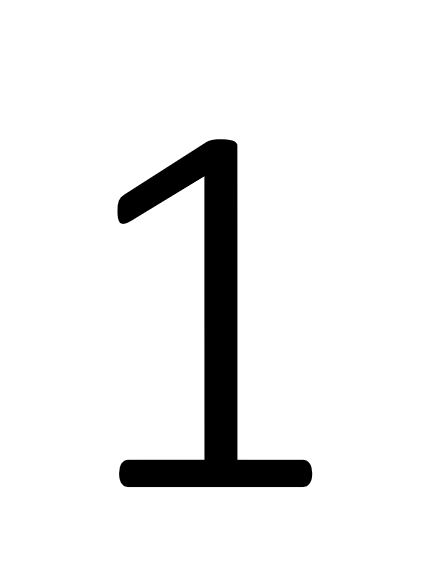
#> input picture no_detect/1.JPG, 422 x 583 px, given in place of the camera
$ jupyter execute --allow-errors '6.02 Shape Detection Application pt 2 (On GUI _ Web cam )-checkpoint.ipynb'   (text cells are left out)
#> lines starting #> are read from the running program, lines starting #| are printed output that depends on the picture; after the words box and inside, x2 and y2 are one past the last pixel; in counts of white or black regions, pixels touching at a corner belong together
[cell 1]
import cv2
import matplotlib.pyplot as plt
import numpy as np

[cell 2]
# Read all shape images from memory
circle =    cv2.imread(r'media/M12/shapeimages/circle.png',1)
square =    cv2.imread(r'media/M12/shapeimages/square.png',1)
rectangle = cv2.imread(r'media/M12/shapeimages/rect1.jpeg',1)
triangle =  cv2.imread(r'media/M12/shapeimages/triangle.jpg',1)
star =      cv2.imread(r'media/M12/shapeimages/star.jpg',1)
polygon =   cv2.imread(r'media/M12/shapeimages/polygon.jpg',1)

# Save all shapes in a list
allshapes = [circle, square, rectangle  ,triangle ,star, polygon]

# Save the names of all shapes in the same order.
shapenames= ['Circle','Square', 'Rectangle', 'Triangle', 'Star', 'Polygon']

# create a list for storing contours of each shape
allcontours=[]

# no of rows for plotting (divided by 2 cause we are using 2 columns)
rows = np.ceil(len(allshapes)/2)
#> rows = 3

# set figsize
plt.figure(figsize=[20,20])

# Now loop over all shapes
#> (the rest of this cell did not finish here and is left out)

[cell 3]
# This is our toggle variable , it will be false initially
drawing= False

# creating a named window to attach the mouse callback function.
cv2.namedWindow('image')


# Initilizing the x1,y1 and x2,y2 variables, these will be used to draw the line.
# x1 is None whenever there is no previous x1,y1 points which is true initially.
x1 =None
x2 =0
y1 =0
y2=0


# This function toggles drawing variable to True or False depending upon if the mouse is pressed or not
# It also stores the mouse's coordinates in x2,y2 variables as the mouse moves.
def draw_line(event,x,y,flags,param):
    global  x2, y2,drawing

    if event == cv2.EVENT_MOUSEMOVE:
        x2 = x
        y2 = y

    if event == cv2.EVENT_LBUTTONDOWN:
        drawing = True
    elif event == cv2.EVENT_LBUTTONUP:
        drawing = False

# set some custom width and height
width = 1000
height = 600

# create a black image.
img = np.zeros((height,width,3), np.uint8)

# Attach the window and the function to the mouse call back funtion
cv2.setMouseCallback('image',draw_line)

while True:

    # Only draw if drawing is true
    if drawing:

        # x1 is not None means we have some previous x1,y1 points which we can use to draw on the image.
        if x1 is not None:
            img = cv2.line(img, (x1,y1),(x2,y2), [255,255,255], 5)

            # When we are done drawing the line then the x2,y2 becomes x1,y1 for the next line.
            x1= x2
            y1 = y2

        else:
            # If there was no x1,y1 available (which means either the mouse was pressed up or this is the first run of the
            # program) then we want to initilize them as x2,y2
            x1,y1 = x2,y2

    else:
        # x1 is made None if the mouse is up.
        x1 = None

    cv2.imshow('image',img)

    # If the user presses `c` then clear the image.
    k= cv2.waitKey(1)
#> (key Esc is pressed here)
#> (key Esc is pressed here)
#> further down, frame is the input picture: shape (583, 422, 3); min 0, max 255, mean 235.9
    if k  == ord('c'):
        img = np.zeros((height,width,3), np.uint8)

    elif k  == 27:
        break

cv2.destroyAllWindows()

[cell 4]
def shape_detector(test_image = None, display = True, thresh = 0.3):

        # if the user has not specified any image then open up a file selector so that he can select a file.
#> called with display = False, thresh = 0.3
        if test_image is None:
            Tk().withdraw()
            filename = askopenfilename()
            test_image = cv2.imread(filename)

        original = test_image.copy()

        # extract the edge mask
        mask = cv2.Canny(test_image,100,300)
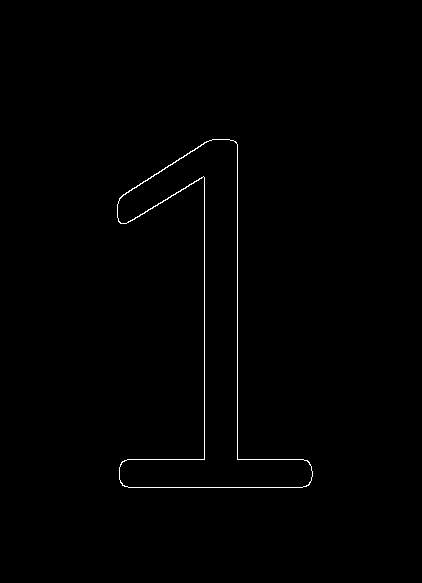
#> mask: shape (583, 422); 0.54% white in thin lines or dots, all inside (x1, y1, x2, y2) = (117, 139, 313, 488)

        # dilate the mask so there are no gaps in the main contour (comment this line to see the gaps)
        mask = cv2.dilate(mask,None,iterations = 1)
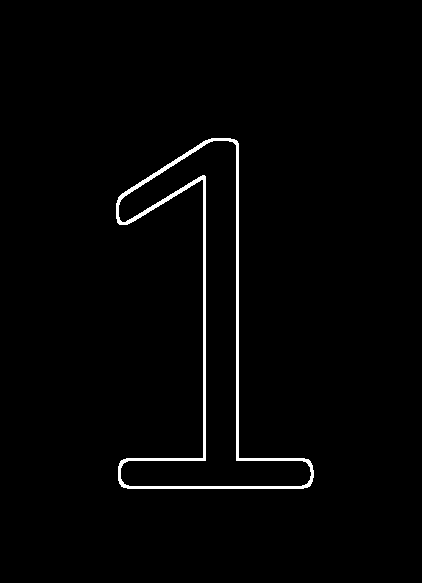
#> mask: shape (583, 422); 1.6% white; 1 white region

        # detect contours
        contours, hierarchy = cv2.findContours(mask,cv2.RETR_EXTERNAL,cv2.CHAIN_APPROX_SIMPLE)
#> contours = 1 contour; box (x1, y1, x2, y2) and area: (116, 138, 314, 489) 19938

        if contours:
            for test_contour in contours:

                # get a bounding box around each contour and draw it.
                x,y,w,h = cv2.boundingRect(test_contour)
                cv2.rectangle(test_image,(x,y),(x+w,y+h),(0,255,0),3)

                scores=[]

                # Now for each shape go over all saved contours and save the matchshape score
                for cnt in allcontours:
                    score = cv2.matchShapes(test_contour,cnt,1,0.0)
                    scores.append(score)

                # Grab the index of lowest scoring contour
                pos = np.argmin(np.array(scores))

                # Also grab the minimum score.
                finalscore = min(scores)

                # Make sure the lowest score is below some threshold so we can also label unkown shapes
                if finalscore < thresh:

                    # set label of the detected shape using the index we got previously
                    label = shapenames[pos]

                else:
                    label = 'Unknown Shape'


                cv2.putText(test_image, label, (x,y+h+16), cv2.FONT_HERSHEY_SIMPLEX, 0.7, (100,55,50), 2, cv2.LINE_AA)
#> this loop made 1 pass
#> (x, y, w, h) on pass 1: (116, 138, 198, 351)
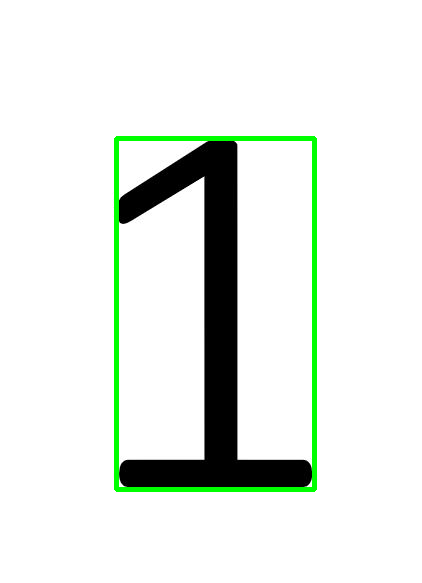
#> test_image: shape (583, 422, 3); 2.23% of pixels changed, all inside (x1, y1, x2, y2) = (114, 136, 317, 492)
        else:
            return None

        # if display is true then plot the image.
        if display:
            plt.figure(figsize=[15,15])
            plt.subplot(1,2,1);plt.imshow(original[:,:,::-1]);plt.title("Original Image");plt.axis('off')
            plt.subplot(1,2,2);plt.imshow(test_image[:,:,::-1]);plt.title("Shape Detection");plt.axis('off');

        else:
            return test_image

[cell 5]
# This is our toggle variable , it will be false initially
drawing= False

# creating a named window to attach the mouse callback function.
cv2.namedWindow('image')


# Initilizing the x1,y1 and x2,y2 variables, these will be used to draw the line.
# x1 is None whenever there is no previous x1,y1 points which is true initially.
x1 =None
x2 =0
y1 =0
y2=0


# This function toggles drawing variable to True or False depending upon if the mouse is pressed or not
# It also stores the mouse's coordinates in x2,y2 variables as the mouse moves.
def draw_line(event,x,y,flags,param):
    global x1, x2, y2,drawing

    if event == cv2.EVENT_MOUSEMOVE:
        x2= x
        y2= y

    if event == cv2.EVENT_LBUTTONDOWN:
        drawing = True
    elif event == cv2.EVENT_LBUTTONUP:
        drawing = False

# set some custom width and height
width = 1000
height = 600

# create a black image, predictions will be drawn on this image
img_draw = np.zeros((height,width,3), np.uint8)

# This image is used to predict
img = np.zeros((height,width,3), np.uint8)


# Attach the window and the function to the mouse call back funtion
cv2.setMouseCallback('image',draw_line)

while True:

    # Only draw if drawing is true
    if drawing:

        # x1 is not None means we have some previous x1,y1 points which we can use to draw on the image.
        if x1 is not None:
            img = cv2.line(img, (x1,y1),(x2,y2), [255,255,255], 5)
            img_draw = cv2.line(img, (x1,y1),(x2,y2), [255,255,255], 5)


            # When we are done drawing the line then the x2,y2 becomes x1,y1 for the next line.
            x1= x2
            y1 = y2

        else:
            # If there was no x1,y1 available (which means either the mouse was pressed up or this is the first run of the
            # program) then we want to initilize them as x2,y2
            x1,y1 = x2,y2

    else:
        # x1 is made None if the mouse is up.
        x1 = None

    cv2.imshow('image',img_draw)

    # If the user presses `c` then clear the image.
    k= cv2.waitKey(1)
    if k  == ord('c'):
        img = np.zeros((height,width,3), np.uint8)
        img_draw = np.zeros((height,width,3), np.uint8)

    # If p is pressed then you predict on the image.
    elif k  == ord('p'):
       img_draw = shape_detector(img.copy(),display = False)

    elif k  == 27:
        break

cv2.destroyAllWindows()

[cell 6]
cam = cv2.VideoCapture(2,cv2.CAP_DSHOW)
cam.set(3,1280)
cam.set(4,720)

cv2.namedWindow('img', cv2.WINDOW_NORMAL)

#> (the rest of this cell did not finish here and is left out)

$ run again, on no_detect/2.JPG
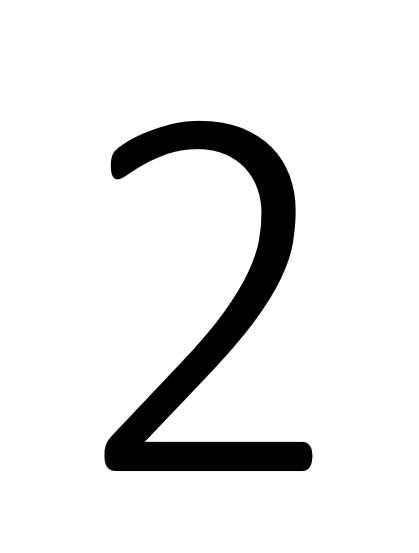
#> input picture no_detect/2.JPG, 419 x 553 px, given in place of the camera
#> rows = 3
#> frame is the input picture: shape (553, 419, 3); min 0, max 255, mean 231.7
#> in shape_detector, `mask = cv2.dilate(mask,None,iterations = 1)`:
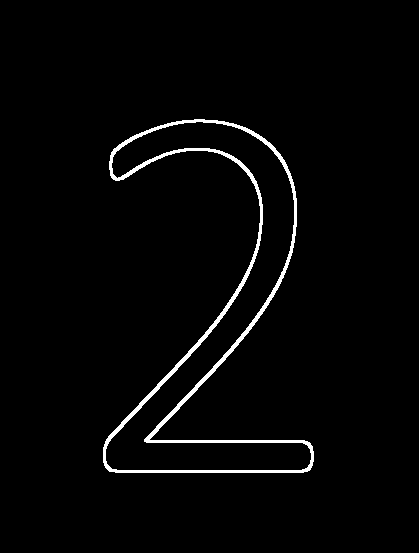
#> mask: shape (553, 419); 2.3% white; 1 white region
#> contours = 1 contour; box (x1, y1, x2, y2) and area: (103, 119, 314, 473) 23284
#> the loop in shape_detector, `for test_contour in contours:` made 1 pass
#> (x, y, w, h) on pass 1: (103, 119, 211, 354)
#> after the loop in shape_detector, `for test_contour in contours:`:
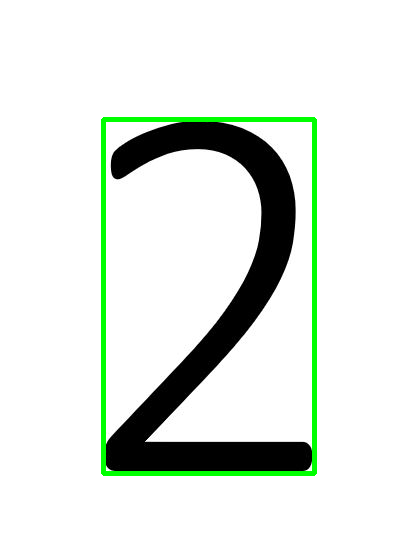
#> test_image: shape (553, 419, 3); 2.43% of pixels changed, all inside (x1, y1, x2, y2) = (101, 117, 317, 476)

$ run again, on no_detect/3.JPG
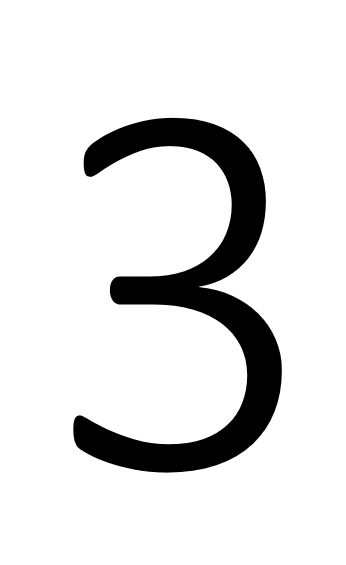
#> input picture no_detect/3.JPG, 346 x 565 px, given in place of the camera
#> rows = 3
#> frame is the input picture: shape (565, 346, 3); min 0, max 255, mean 225.1
#> in shape_detector, `mask = cv2.dilate(mask,None,iterations = 1)`:
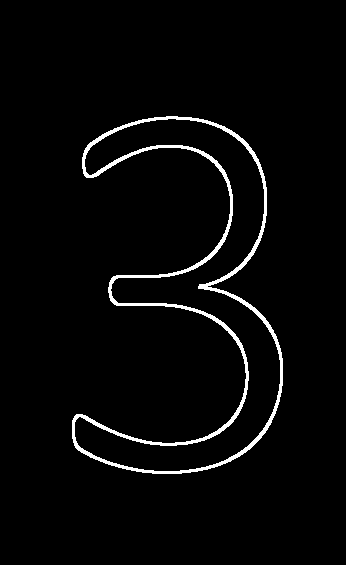
#> mask: shape (565, 346); 2.9% white; 1 white region
#> contours = 1 contour; box (x1, y1, x2, y2) and area: (72, 116, 283, 474) 25017
#> the loop in shape_detector, `for test_contour in contours:` made 1 pass
#> (x, y, w, h) on pass 1: (72, 116, 211, 358)
#> after the loop in shape_detector, `for test_contour in contours:`:
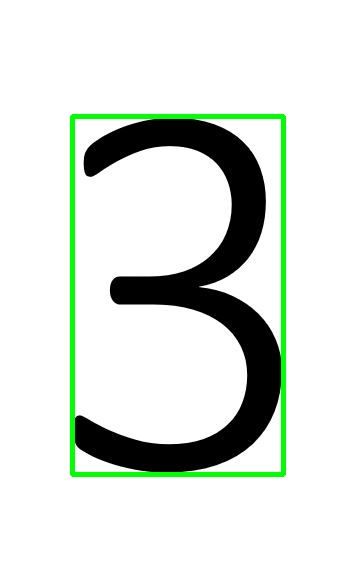
#> test_image: shape (565, 346, 3); 2.9% of pixels changed, all inside (x1, y1, x2, y2) = (70, 114, 286, 477)

$ run again, on no_detect/4.JPG
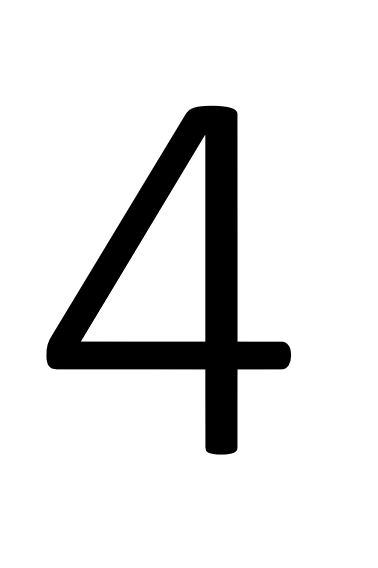
#> input picture no_detect/4.JPG, 378 x 568 px, given in place of the camera
#> rows = 3
#> frame is the input picture: shape (568, 378, 3); min 0, max 255, mean 226.1
#> in shape_detector, `mask = cv2.dilate(mask,None,iterations = 1)`:
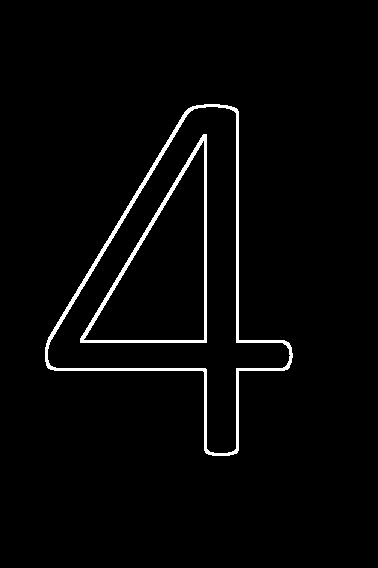
#> mask: shape (568, 378); 2.6% white; 2 white regions
#> contours = 1 contour; box (x1, y1, x2, y2) and area: (45, 104, 293, 456) 38477
#> the loop in shape_detector, `for test_contour in contours:` made 1 pass
#> (x, y, w, h) on pass 1: (45, 104, 248, 352)
#> after the loop in shape_detector, `for test_contour in contours:`:
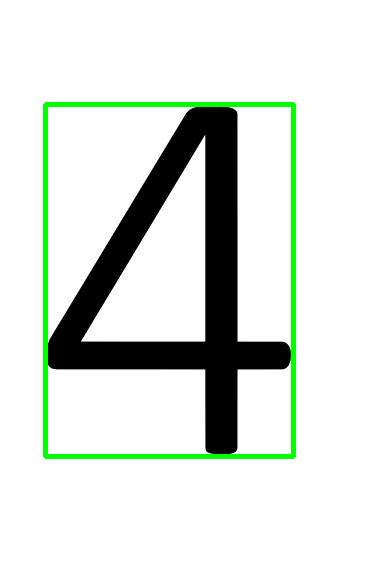
#> test_image: shape (568, 378, 3); 2.79% of pixels changed, all inside (x1, y1, x2, y2) = (43, 102, 296, 459)
